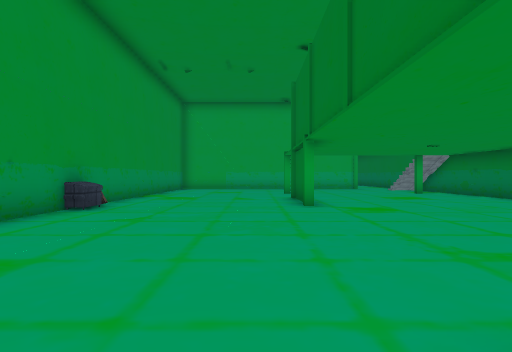
view 1 (above)

13 first-person views from a walk through a scene from a Unity 3-D project. The camera is 1.5 m above the floor, looks level and sees 75° across. The floor is counted in squares, 2 m on a side. Each view is taken from the middle of a square. On the plan, view 1 faces up. The plan holds only what a view shows up to about 11 squares ahead; the rest is blank. The place goes on beyond the plan. The player character is not drawn. Some surface patterns are stand-ins.

view 2
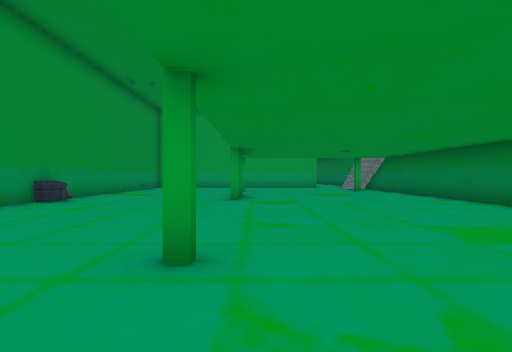

view 3
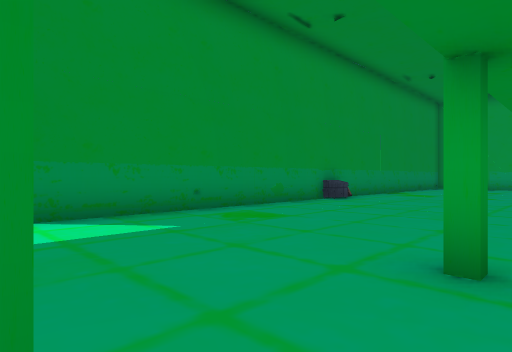

view 4
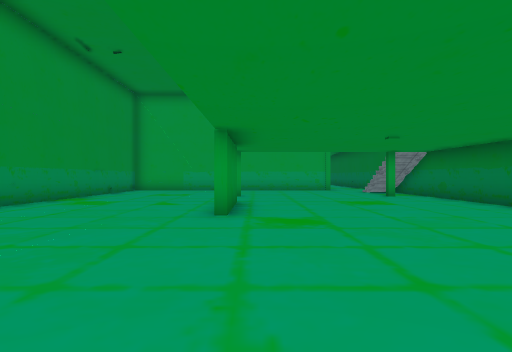

view 5
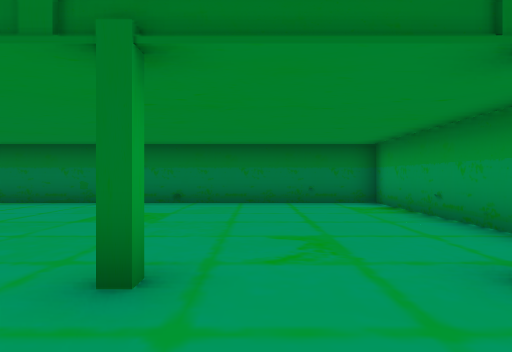

view 6
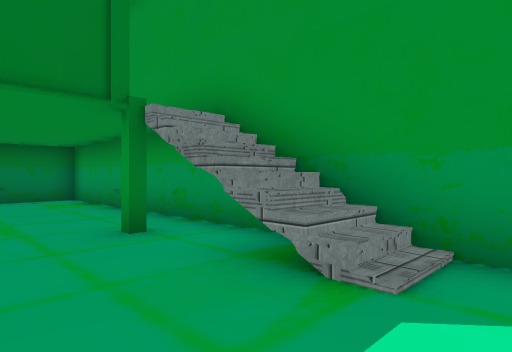

view 7
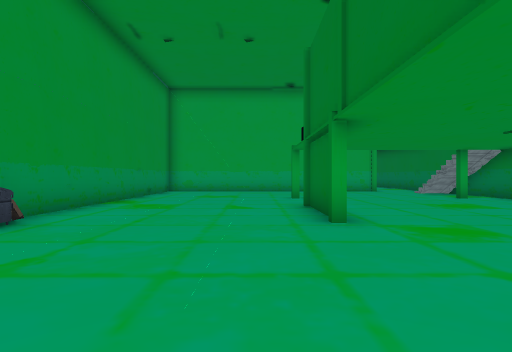

view 8
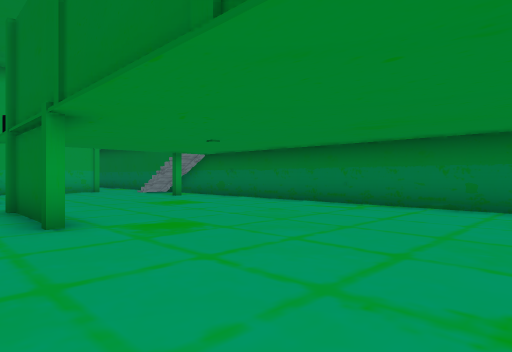

view 9
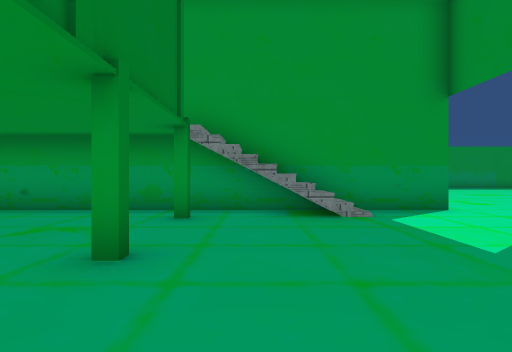

view 10
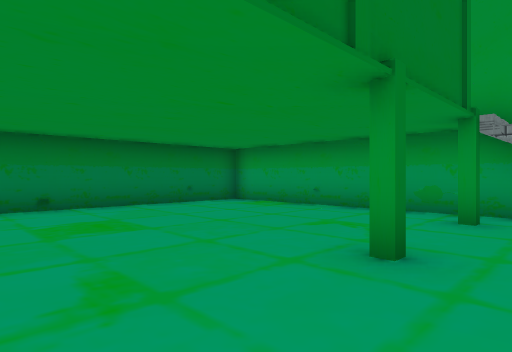

view 11
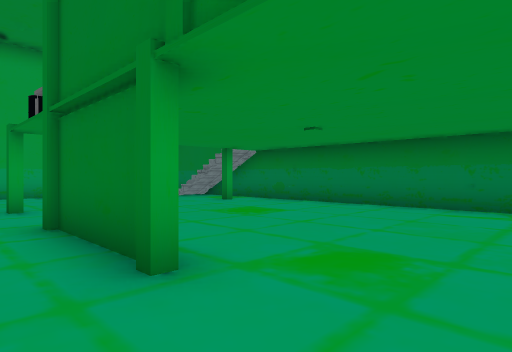

view 12
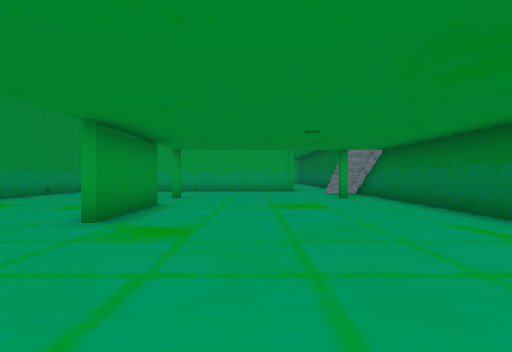

view 13
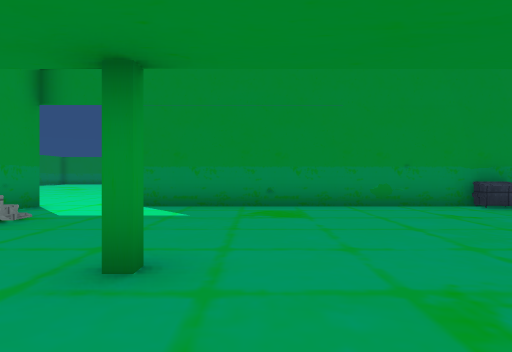

### Floor plan
Key: @ floor where view 1 was taken; # wall or solid block; . floor; = window, fence, low wall or low ledge; U dumpster.
Columns run from 8 left of view 1 to 8 right of it. Each row starts with its distance up from view 1.
 14     #..........##
 13     #...........#
 12     #...........#
 11     #....#......#
 10     #....#......#
  9     #....#......#
  8     U...........#
  7     #...........#
  6     #...........#
  5     #...........#
  4     #...........#
  3     #...........#
  2     #...........#
  1     #....#......#
  0     #...@.......#
 -1     ............#
 -2    ....=.#......#
 -3  ...#############
 -4  ...
 -5  ...
 -6 ...
 -7 ..

Positions as (right, up) in squares from view 1, and headings:
1: (0, 0), facing up
2: (2, -2), facing up
3: (2, -2), facing up-left
4: (2, 2), facing up
5: (-1, 0), facing right
6: (-3, 0), facing down-right
7: (0, 3), facing up
8: (0, 3), facing up-right
9: (0, 4), facing down
10: (0, 4), facing down-right
11: (0, 6), facing up-right
12: (4, 3), facing up
13: (4, 2), facing left
